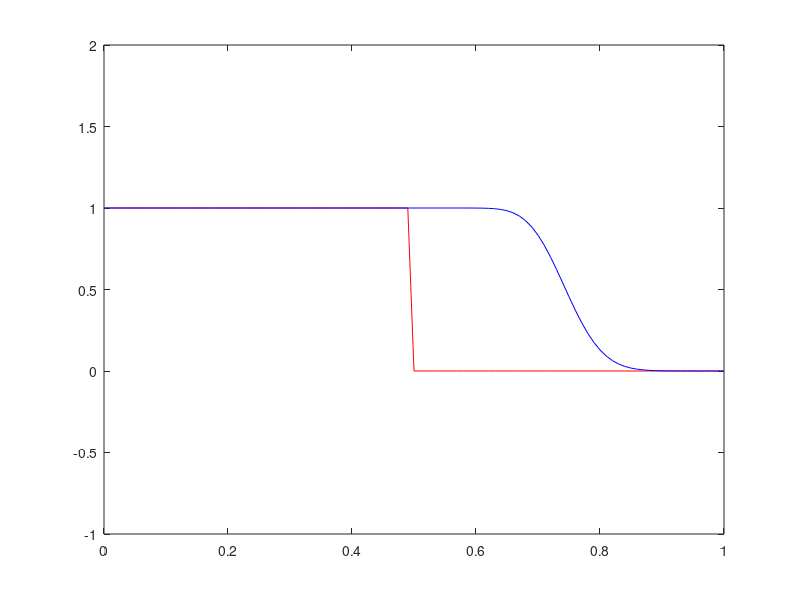

The MATLAB script that drew this image:
clear;
close all;

delta_t = 0.001;
delta_x = 0.01;
gama = delta_t/(delta_x);
x = 1;
partitions = (x/delta_x) + 1;
U = zeros(partitions,1);
for i = 1:partitions
    if (((i - 1)*delta_x) < 0.5)
        U(i,1) = 1;
    else
        U(i,1) = 0;
    end
end
Uinitial = U;
dx = 0:delta_x:1;
for time = 0:delta_t:0.25
    U_prime = U;
    U(1,1) = U_prime(1,1) - gama*(U_prime(1,1) - 1);
    for i = 2: partitions
        U(i,1) = U_prime(i,1) - gama*(U_prime(i) - U_prime(i - 1));
    end
    
    plot(dx,Uinitial,'r',dx,U,'b');
    axis ([0 1 -1 2]);
    pause(0.02);
end
    